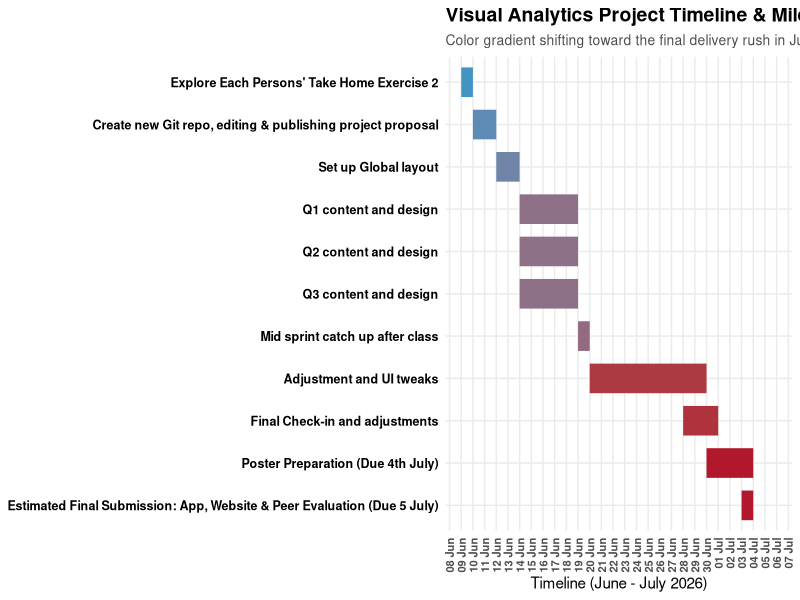

This chart was generated by the following R code:
## ---- chunk 1
#| fig-width: 16
#| fig-height: 7
#| out-width: "100%"

library(tidyverse)
library(lubridate)

# 1. Defined exactly 11 project tasks and matched dates
project_tasks <- tibble(
  task = c(
    "Explore Each Persons' Take Home Exercise 2",
    "Create new Git repo, editing & publishing project proposal",
    "Set up Global layout",
    "Q1 content and design",
    "Q2 content and design",
    "Q3 content and design",
    "Mid sprint catch up after class",
    "Adjustment and UI tweaks",
    "Final Check-in and adjustments",
    "Poster Preparation (Due 4th July)",
    "Estimated Final Submission: App, Website & Peer Evaluation (Due 5 July)"
  ),
  start_date = ymd(c("2026-06-09", "2026-06-10", "2026-06-12", 
    "2026-06-14", "2026-06-14", "2026-06-14", "2026-06-19", 
    "2026-06-20", "2026-06-28", "2026-06-30", "2026-07-03"
  )),
  end_date   = ymd(c("2026-06-10", "2026-06-12", "2026-06-14", 
    "2026-06-19", "2026-06-19", "2026-06-19", "2026-06-20", 
    "2026-06-30", "2026-07-01", "2026-07-04", "2026-07-04"
  ))
)

# 2. Set dynamic factor levels
project_tasks <- project_tasks %>%
  mutate(task = factor(task, levels = rev(task)))

# 3. Plot the Gantt Chart with Chronological Gradient Mapping
ggplot(project_tasks, aes(ymin = start_date, ymax = end_date, x = task, color = as.numeric(end_date))) +
  geom_linerange(linewidth = 10) + 
  coord_flip() + 
  scale_y_date(
    date_breaks = "1 day",    
    date_labels = "%d %b",    
    limits = c(ymd("2026-06-09"), ymd("2026-07-06")) # FIXED: Shifted back to June 9 to capture the 1st row
  ) +
  scale_color_gradient(low = "#4393c3", high = "#b2182b") + 
  labs(
    title = "Visual Analytics Project Timeline & Milestones",
    subtitle = "Color gradient shifting toward the final delivery rush in July",
    x = NULL,
    y = "Timeline (June - July 2026)"
  ) +
  theme_minimal(base_size = 11) +
  theme(
    plot.title = element_text(face = "bold", size = 14),
    plot.subtitle = element_text(color = "gray30", size = 10),
    panel.grid.minor = element_blank(),
    legend.position = "none", 
    axis.text.y = element_text(face = "bold", color = "black", size = 9),
    axis.text.x = element_text(angle = 90, vjust = 0.5, hjust = 1, size = 8, face = "bold")
  )
